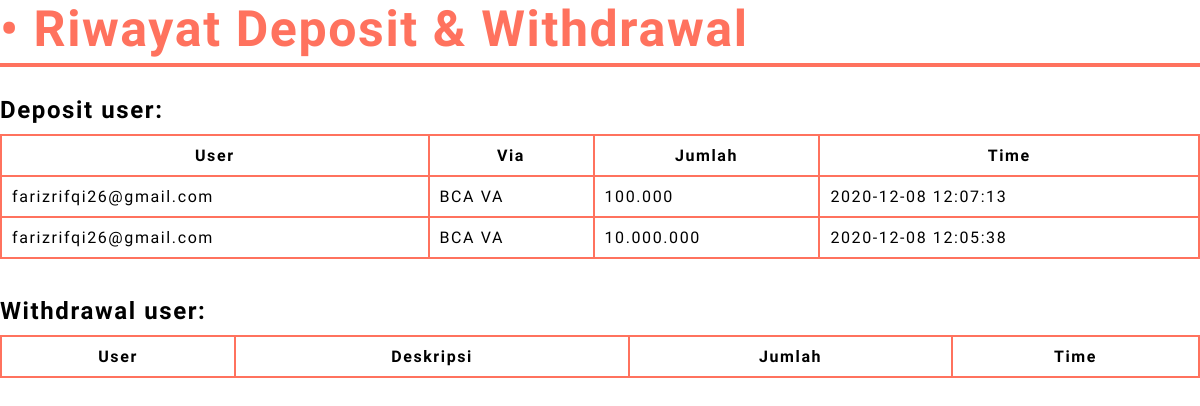
Page /page/deposit-admin.php on the earlier database version.
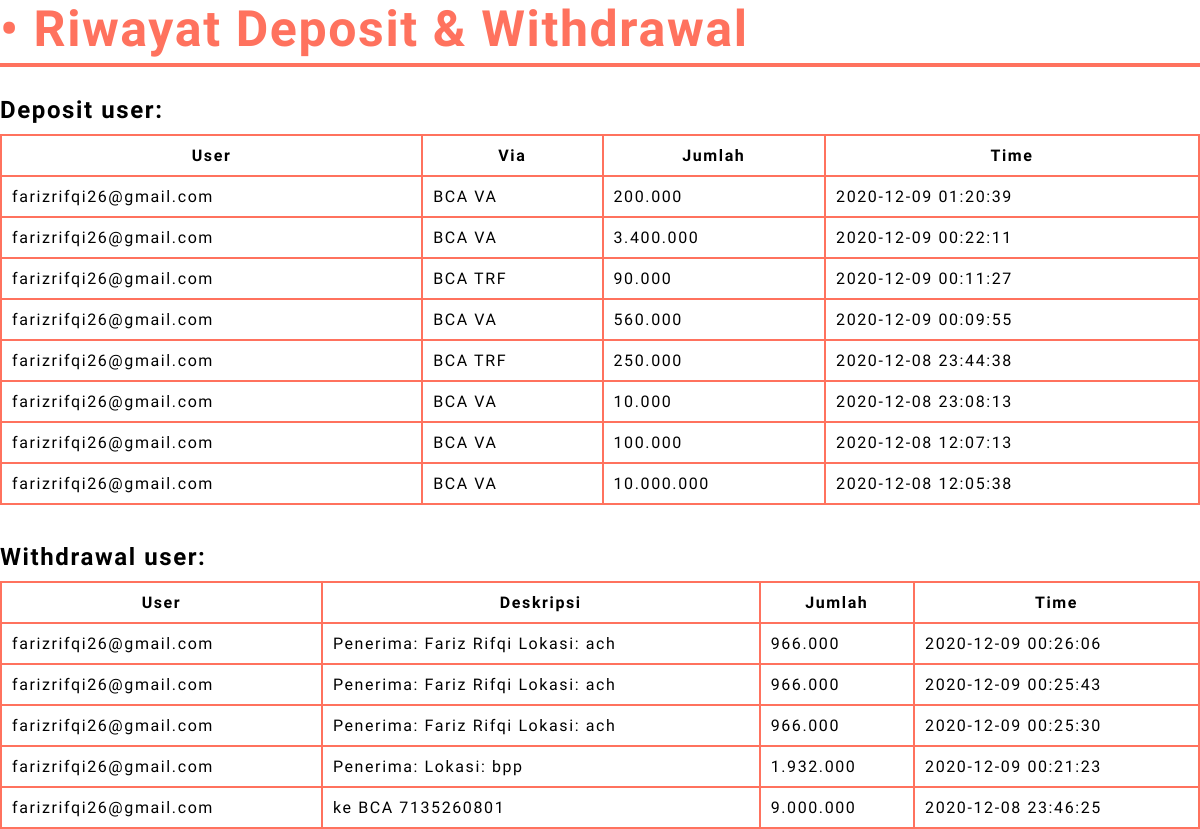
Same page on the later database version.
### tables this page shows
CREATE TABLE `transaksi` (
  `id` int(6) NOT NULL,
  `id_user` int(6) NOT NULL,
  `tipe` varchar(30) NOT NULL,
  `deskripsi` varchar(255) NOT NULL,
  `jumlah` int(11) NOT NULL,
  `time` timestamp NOT NULL DEFAULT CURRENT_TIMESTAMP ON UPDATE CURRENT_TIMESTAMP
);

CREATE TABLE `user` (
  `id` int(6) NOT NULL,
  `email` varchar(30) NOT NULL,
  `password` varchar(255) NOT NULL,
  `nama_depan` varchar(30) NOT NULL,
  `nama_belakang` varchar(30) NOT NULL,
  `no_hp` varchar(15) NOT NULL,
  `tanggal_lahir` date NOT NULL,
  `alamat` varchar(30) NOT NULL,
  `aset` int(20) NOT NULL,
  `register_date` date NOT NULL,
  `last_login` datetime NOT NULL DEFAULT CURRENT_TIMESTAMP
);

### page/deposit-admin.php (the view, shortened to what this page needs)
<?php
include '../lib/koneksi.php';
?>
<link href="../css/page.css" rel="stylesheet"/>
<h1 class="page-title">• Riwayat Deposit & Withdrawal</h1>
<h2>Deposit user:</h2>
<table>
	<tr>
		<th>User</th>
		<th>Via</th>
		<th>Jumlah</th>
		<th>Time</th>
	<?php
		$q = $con->query("SELECT * FROM transaksi where tipe='Deposit' ORDER BY time DESC");
		while ($r = $q->fetch_assoc()){
			$e = explode(' ', $r['deskripsi']);
			echo "<tr>";
			echo "<td>".$con->query("SELECT email from user where id='".$r['id_user']."'")->fetch_assoc()['email']."</td>";
			echo "<td>".$e[1]." ".$e[2]."</td>";
			echo "<td>".number_format($r['jumlah'], 0, '.', '.')."</td>";
			echo "<td>".$r['time']."</td>";
			echo "</tr>";
		}
	?>
</table>
<h2>Withdrawal user:</h2>
<table>
	<tr>
		<th>User</th>
		<th>Deskripsi</th>
		<th>Jumlah</th>
		<th>Time</th>
	<?php
		$q = $con->query("SELECT * FROM transaksi where tipe like '%withdraw%' ORDER BY time DESC");
		while ($r = $q->fetch_assoc()){
			echo "<tr>";
			echo "<td>".$con->query("SELECT email from user where id='".$r['id_user']."'")->fetch_assoc()['email']."</td>";
			echo "<td>".$r['deskripsi']."</td>";
			echo "<td>".number_format($r['jumlah'], 0, '.', '.')."</td>";
			echo "<td>".$r['time']."</td>";
			echo "</tr>";
		}
	?>
</table>

### css/page.css (style rules this page uses)
.page-title { font-size:50px; padding-bottom:5px; color:#ff725e; border-bottom:4px solid #ff725e; width:0 auto; }
* { box-sizing: border-box; }
table { width:100%; }
table, th, td { border: 2px solid #ff725e; border-collapse: collapse; padding: 10px; }
h1,h2,h3 { padding: 0; margin: 0; }
h1,h2,h3 { margin-bottom: 10px; }

Differences in the rows shown:
added transaksi: id_user.email "farizrifqi26@gmail.com", deskripsi "BCA", deskripsi "VA", jumlah "200.000", time "2020-12-09 01:20:39", shown under "Deposit user:"
added transaksi: id_user.email "farizrifqi26@gmail.com", deskripsi "BCA", deskripsi "VA", jumlah "3.400.000", time "2020-12-09 00:22:11", shown under "Deposit user:"
added transaksi: id_user.email "farizrifqi26@gmail.com", deskripsi "BCA", deskripsi "TRF", jumlah "90.000", time "2020-12-09 00:11:27", shown under "Deposit user:"
added transaksi: id_user.email "farizrifqi26@gmail.com", deskripsi "BCA", deskripsi "VA", jumlah "560.000", time "2020-12-09 00:09:55", shown under "Deposit user:"
added transaksi: id_user.email "farizrifqi26@gmail.com", deskripsi "BCA", deskripsi "TRF", jumlah "250.000", time "2020-12-08 23:44:38", shown under "Deposit user:"
added transaksi: id_user.email "farizrifqi26@gmail.com", deskripsi "BCA", deskripsi "VA", jumlah "10.000", time "2020-12-08 23:08:13", shown under "Deposit user:"
added transaksi: id_user.email "farizrifqi26@gmail.com", deskripsi "Penerima: Fariz Rifqi Lokasi: ach", jumlah "966.000", time "2020-12-09 00:26:06", shown under "Withdrawal user:"
added transaksi: id_user.email "farizrifqi26@gmail.com", deskripsi "Penerima: Fariz Rifqi Lokasi: ach", jumlah "966.000", time "2020-12-09 00:25:43", shown under "Withdrawal user:"
added transaksi: id_user.email "farizrifqi26@gmail.com", deskripsi "Penerima: Fariz Rifqi Lokasi: ach", jumlah "966.000", time "2020-12-09 00:25:30", shown under "Withdrawal user:"
added transaksi: id_user.email "farizrifqi26@gmail.com", deskripsi "Penerima: Lokasi: bpp", jumlah "1.932.000", time "2020-12-09 00:21:23", shown under "Withdrawal user:"
added transaksi: id_user.email "farizrifqi26@gmail.com", deskripsi "ke BCA 7135260801", jumlah "9.000.000", time "2020-12-08 23:46:25", shown under "Withdrawal user:"
